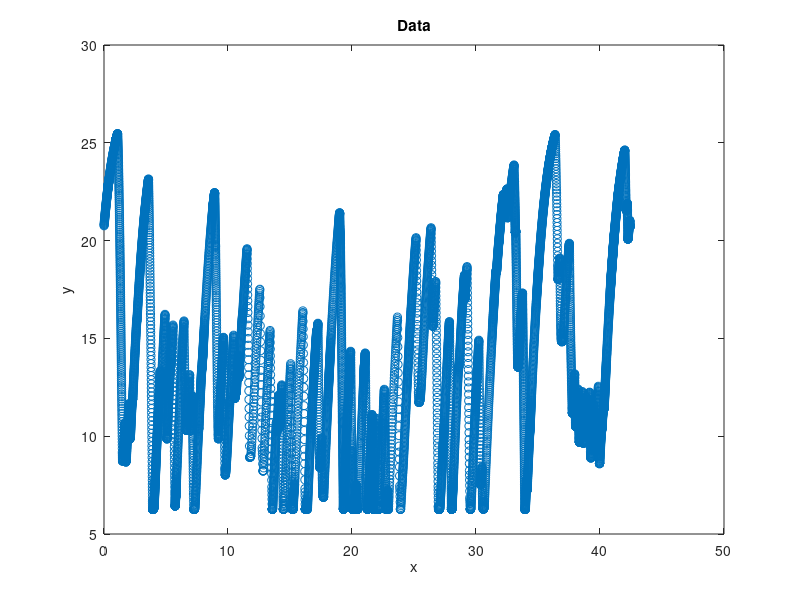

MATLAB code for this plot:
% Load the data from the CSV file
data = csvread('EnduranceVelocityTrace.csv');

% Extract the second column of data
y = data(:,2);
y = .3048 .*y;

% Sort the data in ascending order
%y = sort(y);

% Extract the first column of data (untouched)
x = data(:,1);
x = .3048 .*x;

% Plot the data
figure;
plot(x, y, 'o');
xlabel('x');
ylabel('y');
title('Data');

% Calculate the area under the curve from the minimum to the maximum values of x using manual calculation
x_limits = [min(x), max(x)];
x_index = x_limits(1) <= x & x <= x_limits(2);
dx = x(2) - x(1); % Calculate the step size
area = sum(y(x_index)) * dx;

disp(['The area required for 1 lap is: ', num2str(area), ' joules']);
area = area * 13;
total_Energy = area/3600;
disp(['Total Energy required to complete endurance is: ', num2str(total_Energy), ' watt-hours']);
